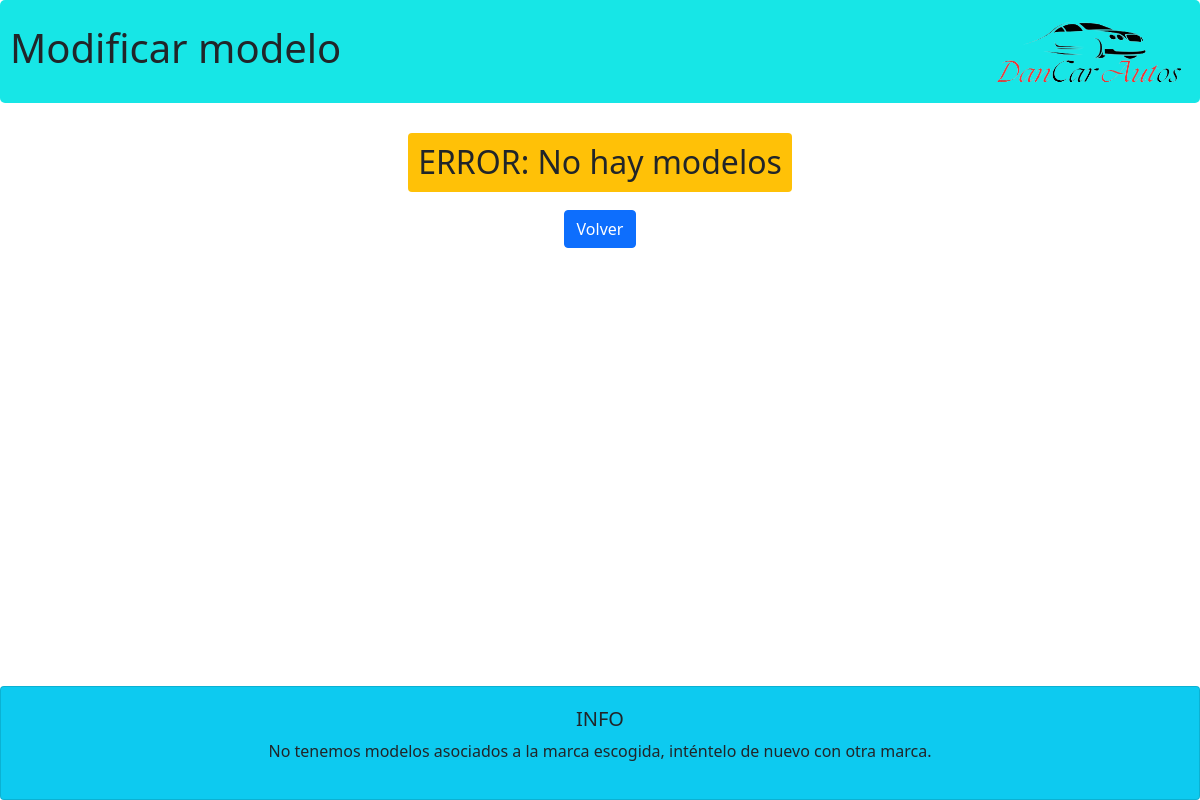
Page /modificar-modelo.php?id=Toyota on the earlier database version.
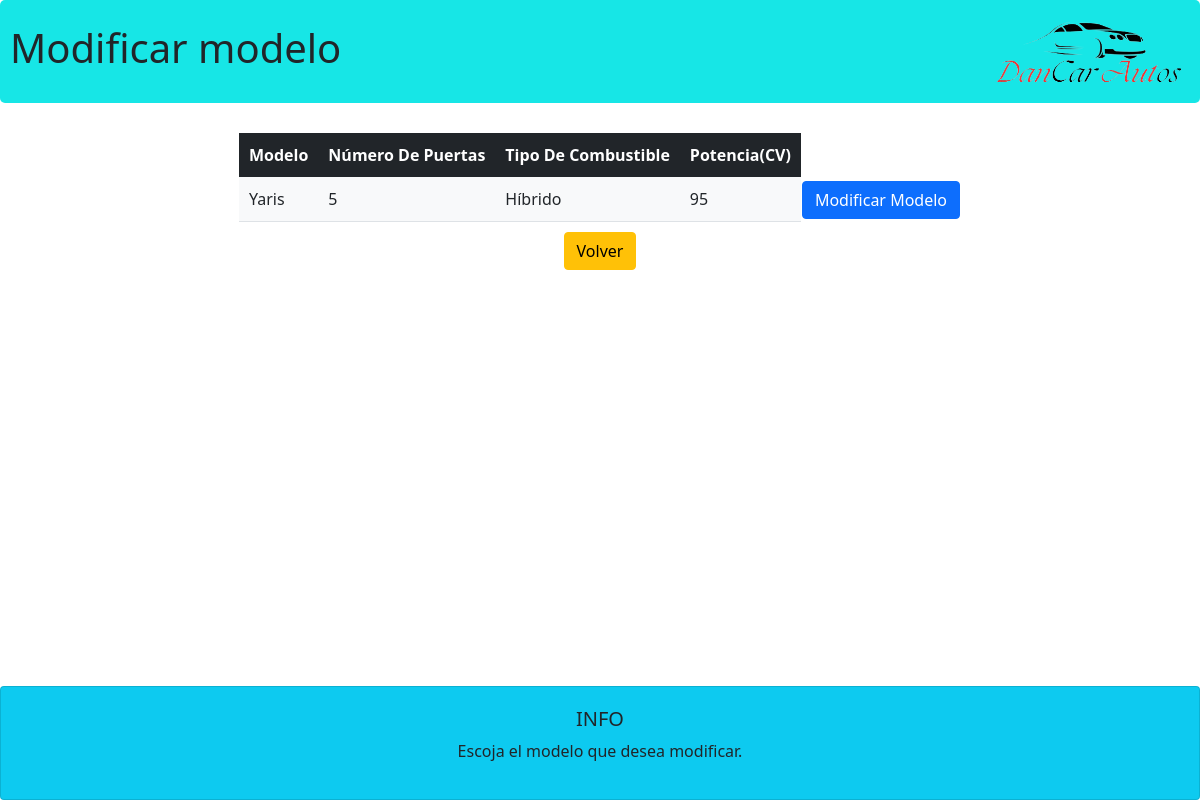
Same page on the later database version.
### tables this page shows
CREATE TABLE `modelo` (
  `ID_modelo` int(11) NOT NULL,
  `ID_marca` int(11) NOT NULL,
  `nombre_modelo` varchar(100) NOT NULL,
  `num_puertas` varchar(100) NOT NULL,
  `combustible` varchar(50) NOT NULL,
  `cv` varchar(100) NOT NULL
);

### modificar-modelo.php (the view, shortened to what this page needs)
<?php
require "conexion.php";
$sql="SELECT * FROM marca";
$resultado=$mysqli->query($sql);
if ($resultado->num_rows > 0) {
    $marcas = array();
    while ($fila = $resultado->fetch_assoc()) {
        $marcas[] = $fila['nombre_marca'];
    }
}
?>
<!DOCTYPE html>
<html lang="en">
<head>
    <link href="https://cdn.jsdelivr.net/npm/bootstrap@5.1.3/dist/css/bootstrap.min.css" rel="stylesheet">
    <link rel="stylesheet" href="css/estilos.css">
</head>
<body>
    <header>
        <h1>Modificar modelo</h1>
        <img src="img/logo2.png" class="logo">
    </header>
    <?php
    if(!isset($_GET["id"])){
    ?>
    <div class="container">
        <table id="tabla">
            <thead>
                <tr class="bg-dark">
                    <th style="color:white; padding:10px;">Marcas</th>
                </tr>
            </thead>
            <tbody>
                    <?php
                    foreach ($marcas as $marca){
                        echo "<tr>";
                        echo "<td class='bg-light border-bottom' style='padding:10px;'>$marca</td>";
                        ?>
                        <td><a href="modificar-modelo.php?id=<?php echo $marca;?>" class="btn btn-primary">Modificar</a></td>
                        <?php
                        echo "</tr>";
                    }
                    ?>
            </tbody>
        </table>
        <p><a href="admin.html" class="btn btn-warning" style="margin-top:10px;">Inicio</a></p>
    </div>
    <footer class="card text-center bg-info">
        <h5>INFO</h5>
        <p>Aquí debe escoger la marca a la que pertenece el modelo que desea modificar.</p>
    </footer>
    <?php
    } else {
        $nmarca=$_GET['id'];
        require "conexion.php";
        $sql="SELECT ID_marca FROM marca WHERE nombre_marca='$nmarca'";
        $resultado=$mysqli->query($sql);
        while($fila=$resultado->fetch_assoc()){
            $id=$fila['ID_marca'];
        }
        $sql1="SELECT * FROM modelo WHERE ID_marca='$id'";
        $resultado1=$mysqli->query($sql1);
        if($resultado1->num_rows>0){
            ?>
            <div class="container">
                <table id="tabla" class="display" >
                            <thead>
                                <tr class="bg-dark">
                                    <th style="color:white; padding:10px;">Modelo</th>
                                    <th style="color:white; padding:10px;">Número de puertas</th>
                                    <th style="color:white; padding:10px;">Tipo de combustible</th>
                                    <th style="color:white; padding:10px;">Potencia(CV)</th>
                                </tr>
                            </thead>
                            <tbody>
                                <?php
                                    while($fila1 = $resultado1->fetch_assoc()){
                                        echo "<tr>";
                                        echo "<td class='bg-light border-bottom' style='padding:10px;'>$fila1[nombre_modelo]</td>";
                                        echo "<td class='bg-light border-bottom' style='padding:10px;'>$fila1[num_puertas]</td>";
                                        echo "<td class='bg-light border-bottom' style='padding:10px;'>$fila1[combustible]</td>";
                                        echo "<td class='bg-light border-bottom' style='padding:10px;'>$fila1[cv]</td>";
                                        ?>
                                        <td><a href="modificar-modelo2.php?id=<?php echo $fila1['ID_modelo'];?>" class="btn btn-primary">Modificar modelo</a></td>
                                        <?php
                                        echo "</tr>";
                                    }
                                ?>
                            </tbody>
                </table>
                <p><a href="modificar-modelo.php" class="btn btn-warning" style="margin-top:10px;">Volver</a></p>
            </div>
            <footer class="card fixed-bottom text-center bg-info">
                <h5>INFO</h5>
                <p>Escoja el modelo que desea modificar.</p>
            </footer>
            <?php
        } else {
            ?>
            <div class="container">
                <h2 class="bg-warning rounded" style="padding:10px;">ERROR: No hay modelos</h2>
                <p><a href="modificar-modelo.php" class="btn btn-primary" style="margin:10px;">Volver</a></p>
            </div>
            <footer class="card fixed-bottom text-center bg-info">
                <h5>INFO</h5>
                <p>No tenemos modelos asociados a la marca escogida, inténtelo de nuevo con otra marca.</p>
            </footer>
            <?php
        }
    }
    ?>
</body>
</html>

Differences in the rows shown:
added modelo: nombre_modelo "Yaris", num_puertas "5", combustible "Híbrido", cv "95"
Other differences:
text no longer shown: "ERROR: No hay modelos No tenemos modelos asociados a la marca escogida, inténtelo de nuevo con otra marca."
text now shown: "Modelo Número De Puertas Tipo De Combustible Potencia(CV) Escoja el modelo que desea modificar."
